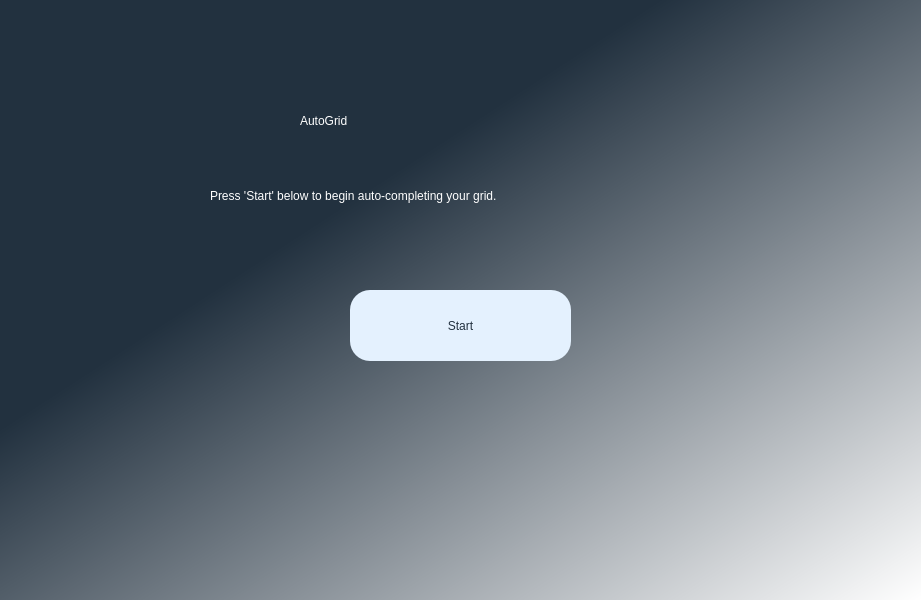
<?xml version="1.0" encoding="UTF-8"?>
<ui version="4.0">
 <class>Dialog</class>
 <widget class="QDialog" name="Dialog">
  <property name="geometry">
   <rect>
    <x>0</x>
    <y>0</y>
    <width>921</width>
    <height>600</height>
   </rect>
  </property>
  <property name="windowTitle">
   <string>Dialog</string>
  </property>
  <widget class="QWidget" name="widget" native="true">
   <property name="geometry">
    <rect>
     <x>0</x>
     <y>0</y>
     <width>921</width>
     <height>600</height>
    </rect>
   </property>
   <property name="styleSheet">
    <string notr="true">QWidget#widget{
background-color:qlineargradient(spread:pad, x1:0, y1:0, x2:1, y2:1, stop:0.357955 rgba(34, 49, 63, 1), stop:1 rgba(255, 255, 255, 255))}
</string>
   </property>
   <widget class="QLabel" name="label">
    <property name="geometry">
     <rect>
      <x>300</x>
      <y>60</y>
      <width>321</width>
      <height>121</height>
     </rect>
    </property>
    <property name="styleSheet">
     <string notr="true">color: rgb(255, 255, 255);
font: 75 60pt &quot;Malgun Gothic&quot;;</string>
    </property>
    <property name="text">
     <string>AutoGrid</string>
    </property>
   </widget>
   <widget class="QLabel" name="label_2">
    <property name="geometry">
     <rect>
      <x>210</x>
      <y>180</y>
      <width>521</width>
      <height>31</height>
     </rect>
    </property>
    <property name="styleSheet">
     <string notr="true">font: 16pt &quot;MS Shell Dlg 2&quot;;
color:rgb(255, 255, 255);</string>
    </property>
    <property name="text">
     <string>Press 'Start' below to begin auto-completing your grid.</string>
    </property>
   </widget>
   <widget class="QPushButton" name="start_button">
    <property name="geometry">
     <rect>
      <x>350</x>
      <y>290</y>
      <width>221</width>
      <height>71</height>
     </rect>
    </property>
    <property name="styleSheet">
     <string notr="true">border-radius: 20px;
font: 75 30pt &quot;Malgun Gothic&quot;;
color: rgba(34, 49, 63, 1);
background-color:rgba(228, 241, 254, 1);</string>
    </property>
    <property name="text">
     <string>Start</string>
    </property>
   </widget>
  </widget>
 </widget>
 <resources/>
 <connections/>
</ui>
